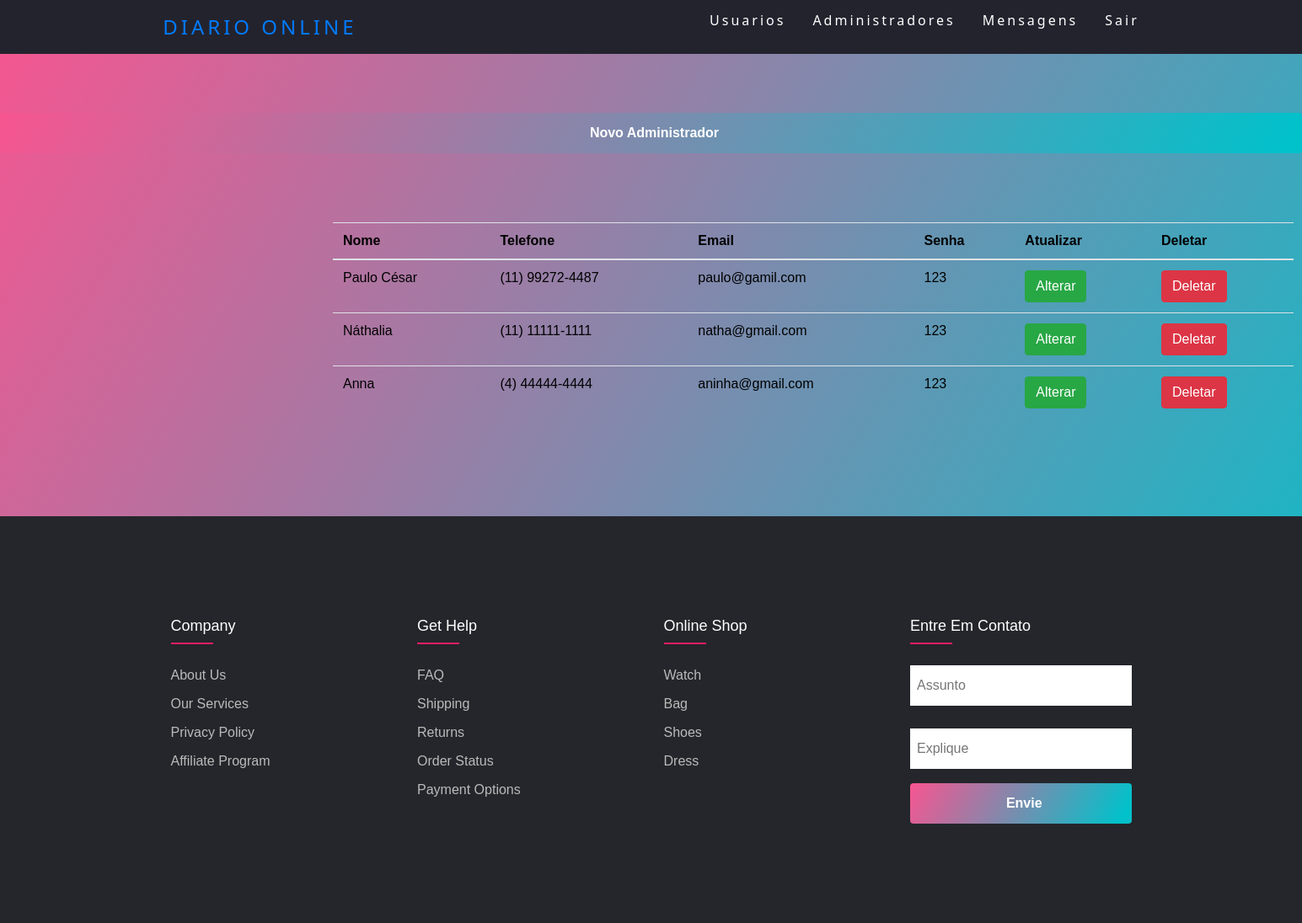
/juan/adm/adm.php (signed in), run on the app's committed database.
### tables this page shows
CREATE TABLE `usuario` (
  `idUsuario` int(11) NOT NULL,
  `nome` varchar(50) NOT NULL,
  `telefone` varchar(15) NOT NULL,
  `email` varchar(50) NOT NULL,
  `senha` varchar(50) NOT NULL,
  `idAcesso` int(11) DEFAULT 1
);

### juan/adm/adm.php (the view, shortened to what this page needs)
<?php
require_once('../conexao.php');
$query = 'SELECT * FROM  usuario where idAcesso=2';
$row = mysqli_query($conexao, $query);
?>
<link rel="stylesheet" href="https://cdnjs.cloudflare.com/ajax/libs/meyer-reset/2.0/reset.min.css">
<link rel='stylesheet' href='https://unpkg.com/boxicons@2.1.2/css/boxicons.min.css'>
<link rel='stylesheet' href='https://cdnjs.cloudflare.com/ajax/libs/inter-ui/3.19.3/inter.css'>
<link rel='stylesheet' href='https://cdnjs.cloudflare.com/ajax/libs/font-awesome/4.5.0/css/font-awesome.min.css'>
<link rel='stylesheet' href='https://unpkg.com/vanilla-datatables@latest/dist/vanilla-dataTables.min.css'>
<link rel='stylesheet' href='https://cdnjs.cloudflare.com/ajax/libs/twitter-bootstrap/4.0.0-alpha.6/css/bootstrap.min.css'>
<link rel="stylesheet" type="text/css" href="https://cdnjs.cloudflare.com/ajax/libs/font-awesome/5.15.1/css/all.min.css">
<link rel="stylesheet" href="../css/menu.css">
<link rel="stylesheet" href="../css/footer.css">
<link rel="stylesheet" href="../css/index.css">
<header>
    <nav>
        <a class="logo" href="index.php">Diario online</a>
        <ul class="nav-list">
            <li><a class="menu" href="index.php">Usuarios</a></li>
            <li><a class="menu" href="adm.php">Administradores</a></li>
            <li><a class="menu" href="msg.php">Mensagens</a></li>
            <li><a class="menu" href="../actionIndex/sair.php">Sair</a></li>
        </ul>
    </nav>
</header>
<div class="amizade">
    <div id="adc">
        <button type="button" class="login__submit"><a class="menu" href="AdicionarAdm.php"> Novo Administrador</a></button>
    </div>
    <div class="container" style="margin-left: 80px;">
        <div class="row">
            <div class="col-md-12">
                <table class="table" style="color: gray;">
                    <thead>
                        <tr>
                            <th><b>Nome</b></th>
                            <th><b>Telefone</b></th>
                            <th><b>Email</b></th>
                            <th><b>Senha</b></th>
                            <th><b>Atualizar</b></th>
                            <th><b>Deletar</b></th>
                        </tr>
                    </thead>
                    <tbody>
                        <?php while ($row_Func = mysqli_fetch_assoc($row)) { ?>
                            <tr>
                                <td><?php echo $row_Func['nome'] ?></td>
                                <td><?php echo $row_Func['telefone'] ?></td>
                                <td><?php echo $row_Func['email'] ?></td>
                                <td><?php echo $row_Func['senha'] ?></td>
                                <td> <button type="button" class="btn btn-success"><a class="botao" href="editar.php?id=<?php echo $row_Func['idUsuario'] ?>"> Alterar</a></button></td>
                                <td> <button type="button" class="btn btn-danger"><a class="botao" href="action/deletarAdm.php?id=<?php echo $row_Func['idUsuario'] ?>">Deletar</a></button></td>
                            </tr>
                        <?php }  ?>
                    </tbody>
                </table>
            </div>
        </div>
    </div>
</div>
<footer class="footer">
    <div class="container">
        <div class="row">
            <div class="footer-col">
                <h4>company</h4>
                <ul>
                    <li><a href="#">about us</a></li>
                    <li><a href="#">our services</a></li>
                    <li><a href="#">privacy policy</a></li>
                    <li><a href="#">affiliate program</a></li>
                </ul>
            </div>
            <div class="footer-col">
                <h4>get help</h4>
                <ul>
                    <li><a href="#">FAQ</a></li>
                    <li><a href="#">shipping</a></li>
                    <li><a href="#">returns</a></li>
                    <li><a href="#">order status</a></li>
                    <li><a href="#">payment options</a></li>
                </ul>
            </div>
            <div class="footer-col">
                <h4>online shop</h4>
                <ul>
                    <li><a href="#">watch</a></li>
                    <li><a href="#">bag</a></li>
                    <li><a href="#">shoes</a></li>
                    <li><a href="#">dress</a></li>
                </ul>
            </div>
            <div class="footer-col">
                <h4>Entre em Contato</h4>
                <ul>
                    <form method="POST" action="action/enviar.php">
                        <input class="login__input" type="text" placeholder="Assunto" name="assunto" />
                        <span class="login__input-border"></span>
                        <input class="login__input" type="text" placeholder="Explique" name="explique" style=" margin-top:10px ;" />
                        <span class="login__input-border"></span>
                        <button type="submit" class="login__submit">Envie</button>
                    </form>
                </ul>
            </div>
        </div>
    </div>
</footer>

### juan/css/menu.css (style rules this page uses)
* { margin: 0; padding: 0; }
.menu { color: #fff; text-decoration: none; transition: 0.3s; }
.logo { font-size: 24px; text-transform: uppercase; letter-spacing: 4px; }
nav { display: flex; justify-content: space-around; align-items: center; font-family: system-ui, -apple-system, Helvetica, Arial, sans-serif; background: #23232e; height: 8vh; }
.nav-list { list-style: none; display: flex; }
.nav-list li { letter-spacing: 3px; margin-left: 32px; }

### juan/css/footer.css (style rules this page uses)
* { margin:0; padding:0; box-sizing: border-box; }
.container { max-width: 1170px; margin:auto; }
.row { display: flex; flex-wrap: wrap; }
ul { list-style: none; }
.footer { margin-top: 100px; background-color: #24262b; padding: 70px 0; }
.footer-col { width: 25%; padding: 0 15px; }
.footer-col h4 { font-size: 18px; color: #ffffff; text-transform: capitalize; margin-bottom: 35px; font-weight: 500; position: relative; }
.footer-col h4::before { content: ''; position: absolute; left:0; bottom: -10px; background-color: #e91e63; height: 2px; box-sizing: border-box; width: 50px; }
.footer-col ul li:not(:last-child) { margin-bottom: 10px; }
.footer-col ul li a { font-size: 16px; text-transform: capitalize; color: #ffffff; text-decoration: none; font-weight: 300; color: #bbbbbb; display: block; transition: all 0.3s ease; }

### juan/css/index.css (style rules this page uses)
.login__input { height: 48px; width: 100%; box-sizing: border-box; padding-left: 8px; border: unset; outline: none; position: relative; }
.login__input-border { height: var(--border-height); width: 100%; margin-bottom: 16px; transition: .3s ease-in-out; }
.login__input-border::after { content: ''; display: block; height: var(--border-height); width: 0; margin-bottom: 16px; background: var(--input-linear); transition: .3s ease-in-out; }
.login__submit { height: 48px; width: 100%; padding-left: 8px; outline: none; position: relative; background: var(--button-linear); background-size: 200%; margin-bottom: 32px; color: var(--white); font-size: 16px; font-weight: bold; border: unset; border-radius: 4px; cursor: pointer; transition: 0.5s ease; }

### juan/adm/adm.php (style rules this page uses)
#adc { display: flex; justify-content: center; width: 100%; margin-top: 70px; ; }
th, td { color: black; }
.container { margin-top: 50px; }
.table { justify-content: center; margin-left: 300px; }
.botao { color: white; }

### data on the page
usuario: nome "Paulo César", telefone "(11) 99272-4487", email "paulo@gamil.com", senha "123"
usuario: nome "Náthalia", telefone "(11) 11111-1111", email "natha@gmail.com", senha "123"
usuario: nome "Anna", telefone "(4) 44444-4444", email "aninha@gmail.com", senha "123"
